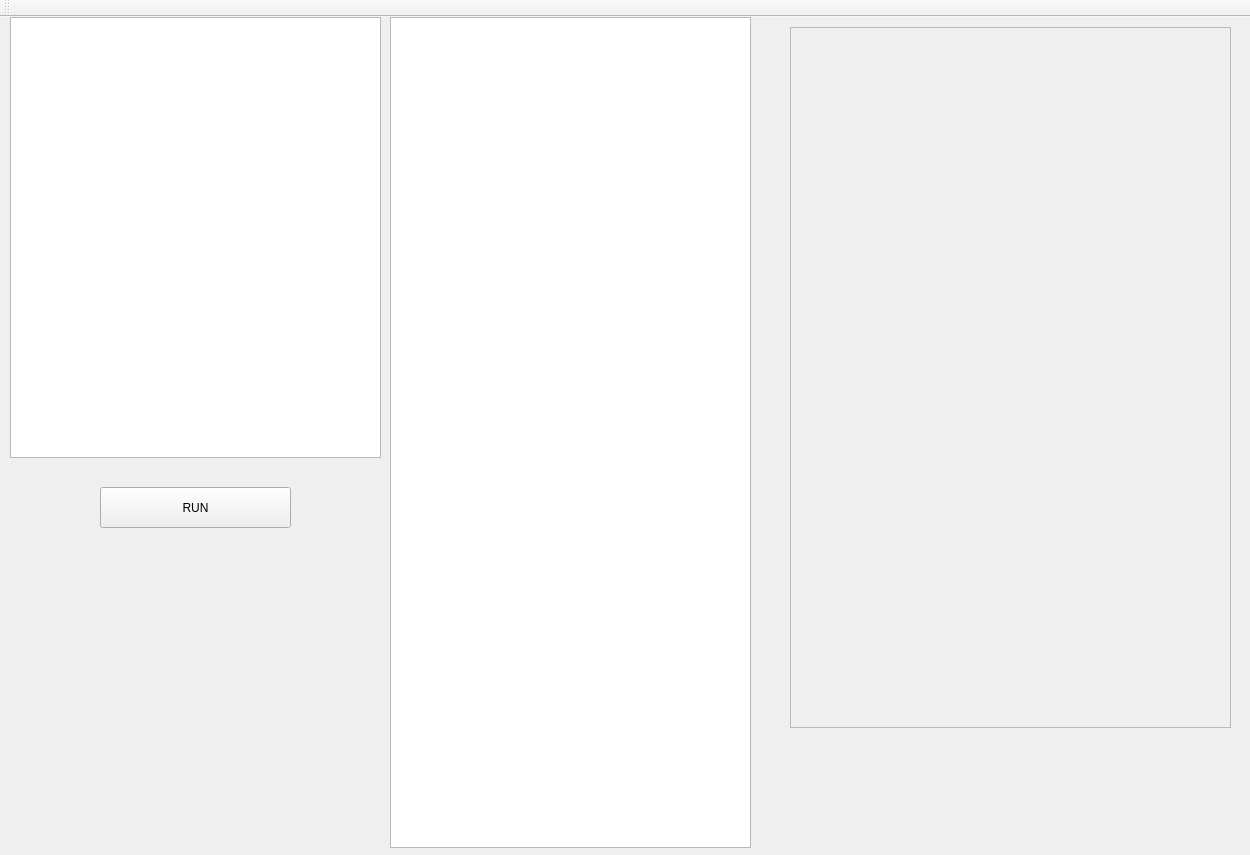
<?xml version="1.0" encoding="UTF-8"?>
<ui version="4.0">
 <class>impqtClass</class>
 <widget class="QMainWindow" name="impqtClass">
  <property name="geometry">
   <rect>
    <x>0</x>
    <y>0</y>
    <width>1250</width>
    <height>855</height>
   </rect>
  </property>
  <property name="windowTitle">
   <string>impqt</string>
  </property>
  <widget class="QWidget" name="centralWidget">
   <widget class="QTextEdit" name="inputEdit">
    <property name="geometry">
     <rect>
      <x>10</x>
      <y>0</y>
      <width>371</width>
      <height>441</height>
     </rect>
    </property>
   </widget>
   <widget class="QPushButton" name="startBtn">
    <property name="geometry">
     <rect>
      <x>100</x>
      <y>470</y>
      <width>191</width>
      <height>41</height>
     </rect>
    </property>
    <property name="text">
     <string>RUN</string>
    </property>
   </widget>
   <widget class="QScrollArea" name="scrollArea">
    <property name="geometry">
     <rect>
      <x>790</x>
      <y>10</y>
      <width>441</width>
      <height>701</height>
     </rect>
    </property>
    <property name="widgetResizable">
     <bool>true</bool>
    </property>
    <widget class="QWidget" name="scrollWidget">
     <property name="geometry">
      <rect>
       <x>0</x>
       <y>0</y>
       <width>439</width>
       <height>699</height>
      </rect>
     </property>
    </widget>
   </widget>
   <widget class="QTextEdit" name="outputEdit">
    <property name="geometry">
     <rect>
      <x>390</x>
      <y>0</y>
      <width>361</width>
      <height>831</height>
     </rect>
    </property>
    <property name="readOnly">
     <bool>true</bool>
    </property>
   </widget>
  </widget>
  <widget class="QMenuBar" name="menuBar">
   <property name="geometry">
    <rect>
     <x>0</x>
     <y>0</y>
     <width>1250</width>
     <height>22</height>
    </rect>
   </property>
  </widget>
  <widget class="QToolBar" name="mainToolBar">
   <attribute name="toolBarArea">
    <enum>TopToolBarArea</enum>
   </attribute>
   <attribute name="toolBarBreak">
    <bool>false</bool>
   </attribute>
  </widget>
 </widget>
 <layoutdefault spacing="6" margin="11"/>
 <resources/>
 <connections/>
</ui>
